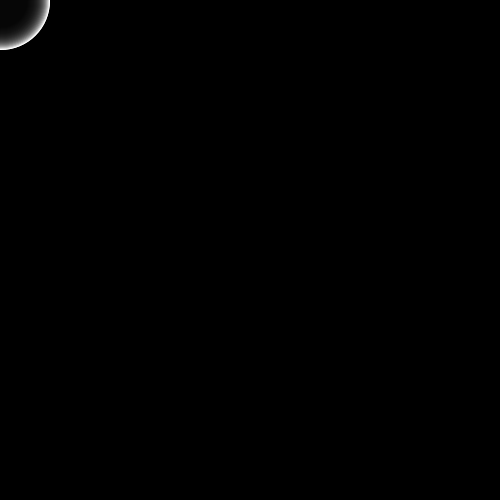
Frame 1 (no input)
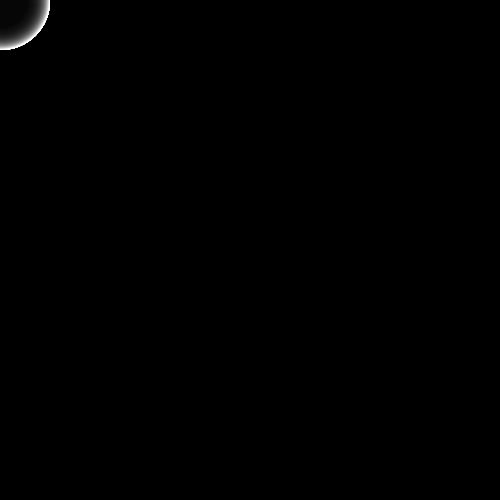
Frame 60 (the mouse pressed at the canvas centre just before this capture)
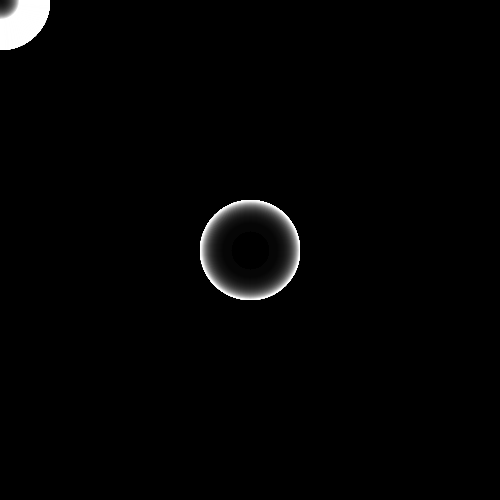
Frame 120 (the mouse held since frame 60 and released just before this capture)

The Processing sketch that drew these frames (run headless with seeded random() and noise(); from frame 60 on, the mouse is pressed at the canvas centre):

// Processing sketch: processing_75950
// ── processing_75950.pde


int [] xpos=new int [100];
int [] ypos=new int [100];
  
void setup(){
  size(500,500);
  smooth();
    background(0);
 //initialize 
  for (int i=0; i<xpos.length; i++){
    xpos[i]=xpos[i]=0;
    ypos[i]=ypos[i]=0;
  }
}

void draw(){

  
  //shift array values
  for (int i=0; i<xpos.length-1; i++){
    xpos[i]=xpos[i+1];
    ypos[i]=ypos[i+1];

  }
  
  //new location
  xpos[xpos.length-1]=mouseX;
  ypos[ypos.length-1]=mouseY;
  
  //draw everything
  for(int i=0; i<xpos.length; i++){
    stroke(255);
    fill(0,20);
    ellipse(xpos[i],ypos[i],i,i);
  }
   if(mousePressed);{
  for (int i=0; i<xpos.length; i++){
    stroke(random(255,100));
    fill(random(100,255));
   }
 }
}
void mousePressed(){
  background(0);}
